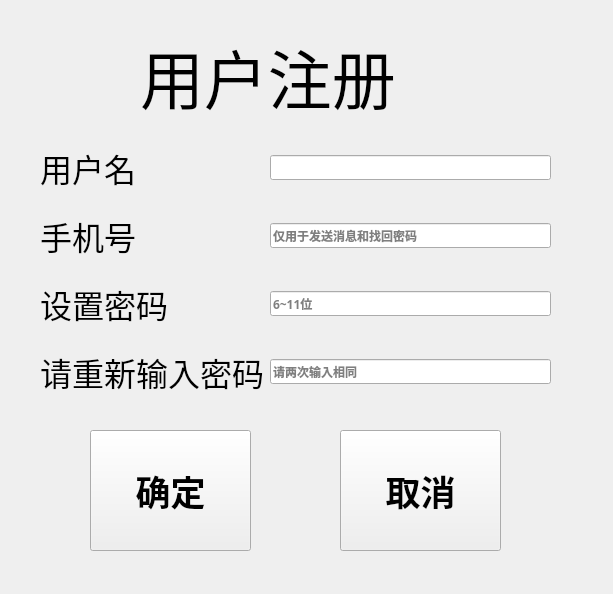
<?xml version="1.0" encoding="UTF-8"?>
<ui version="4.0">
 <class>registerWindow</class>
 <widget class="QWidget" name="registerWindow">
  <property name="geometry">
   <rect>
    <x>0</x>
    <y>0</y>
    <width>613</width>
    <height>594</height>
   </rect>
  </property>
  <property name="font">
   <font>
    <family>微软雅黑</family>
    <weight>75</weight>
    <bold>true</bold>
   </font>
  </property>
  <property name="windowTitle">
   <string>Form</string>
  </property>
  <widget class="QLabel" name="label">
   <property name="geometry">
    <rect>
     <x>140</x>
     <y>30</y>
     <width>321</width>
     <height>91</height>
    </rect>
   </property>
   <property name="font">
    <font>
     <family>微软雅黑</family>
     <pointsize>48</pointsize>
     <weight>50</weight>
     <bold>false</bold>
    </font>
   </property>
   <property name="text">
    <string>用户注册</string>
   </property>
  </widget>
  <widget class="QPushButton" name="btnEnter">
   <property name="geometry">
    <rect>
     <x>90</x>
     <y>430</y>
     <width>161</width>
     <height>121</height>
    </rect>
   </property>
   <property name="font">
    <font>
     <family>微软雅黑</family>
     <pointsize>26</pointsize>
    </font>
   </property>
   <property name="text">
    <string>确定</string>
   </property>
  </widget>
  <widget class="QPushButton" name="btnCancel">
   <property name="geometry">
    <rect>
     <x>340</x>
     <y>430</y>
     <width>161</width>
     <height>121</height>
    </rect>
   </property>
   <property name="font">
    <font>
     <family>微软雅黑</family>
     <pointsize>26</pointsize>
    </font>
   </property>
   <property name="text">
    <string>取消</string>
   </property>
  </widget>
  <widget class="QWidget" name="layoutWidget">
   <property name="geometry">
    <rect>
     <x>40</x>
     <y>130</y>
     <width>511</width>
     <height>281</height>
    </rect>
   </property>
   <layout class="QGridLayout" name="gridLayout">
    <item row="1" column="0">
     <widget class="QLabel" name="label_2">
      <property name="font">
       <font>
        <family>微软雅黑</family>
        <pointsize>24</pointsize>
        <weight>50</weight>
        <bold>false</bold>
       </font>
      </property>
      <property name="text">
       <string>用户名</string>
      </property>
     </widget>
    </item>
    <item row="4" column="0">
     <widget class="QLabel" name="label_6">
      <property name="font">
       <font>
        <family>微软雅黑</family>
        <pointsize>24</pointsize>
        <weight>50</weight>
        <bold>false</bold>
       </font>
      </property>
      <property name="text">
       <string>请重新输入密码</string>
      </property>
     </widget>
    </item>
    <item row="1" column="1">
     <widget class="QLineEdit" name="lineAccount">
      <property name="whatsThis">
       <string extracomment="这是密码"/>
      </property>
      <property name="text">
       <string/>
      </property>
     </widget>
    </item>
    <item row="4" column="1">
     <widget class="QLineEdit" name="linePassword2">
      <property name="text">
       <string/>
      </property>
      <property name="placeholderText">
       <string>请两次输入相同</string>
      </property>
     </widget>
    </item>
    <item row="3" column="1">
     <widget class="QLineEdit" name="linePassword">
      <property name="text">
       <string/>
      </property>
      <property name="placeholderText">
       <string>6~11位</string>
      </property>
     </widget>
    </item>
    <item row="3" column="0">
     <widget class="QLabel" name="label_5">
      <property name="font">
       <font>
        <family>微软雅黑</family>
        <pointsize>24</pointsize>
        <weight>50</weight>
        <bold>false</bold>
       </font>
      </property>
      <property name="text">
       <string>设置密码</string>
      </property>
     </widget>
    </item>
    <item row="2" column="0">
     <widget class="QLabel" name="label_3">
      <property name="font">
       <font>
        <family>微软雅黑</family>
        <pointsize>24</pointsize>
        <weight>50</weight>
        <bold>false</bold>
       </font>
      </property>
      <property name="text">
       <string>手机号</string>
      </property>
     </widget>
    </item>
    <item row="2" column="1">
     <widget class="QLineEdit" name="linePhone">
      <property name="placeholderText">
       <string>仅用于发送消息和找回密码</string>
      </property>
     </widget>
    </item>
   </layout>
  </widget>
 </widget>
 <resources/>
 <connections/>
</ui>
